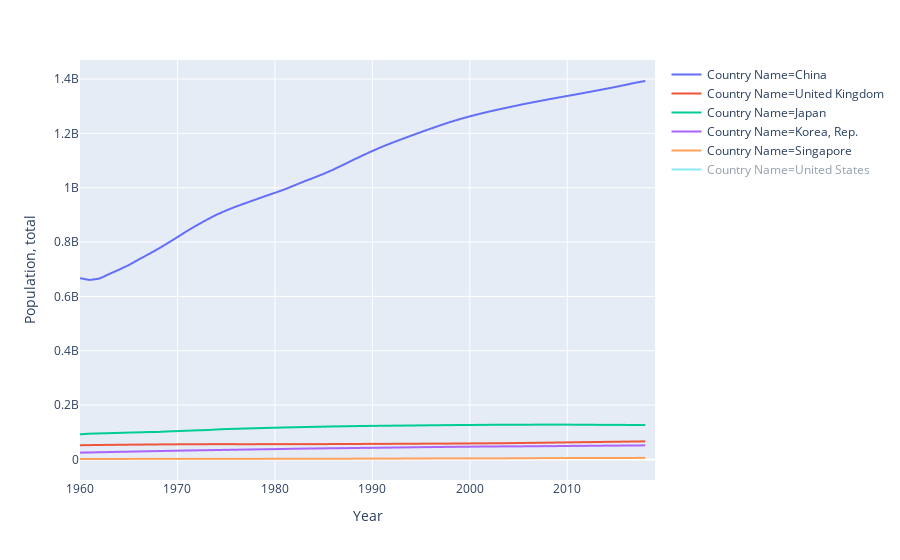

Here is the notebook cell this chart was saved with:
### Code cell
fig = px.line(all_vals, x = 'Year',  y = 'Population, total', color='Country Name')
fig.show()

### Figure 1 — Plotly figure (JSON) as saved in the notebook; plotly's stock layout.template omitted (floating-point values rounded to 4 significant figures; data arrays with more than 128 entries replaced by an {"elided": "..."} marker saying what was removed)
{"data": [{"hoverlabel": {"namelength": 0}, "hovertemplate": "Country Name=China<br>Year=%{x}<br>Population, total=%{y}", "legendgroup": "Country Name=China", "line": {"color": "#636efa", "dash": "solid"}, "mode": "lines", "name": "Country Name=China", "showlegend": true, "type": "scattergl", "visible": true, "x": {"elided": "180 str values"}, "xaxis": "x", "y": {"elided": "180 int values"}, "yaxis": "y"}, {"hoverlabel": {"namelength": 0}, "hovertemplate": "Country Name=United Kingdom<br>Year=%{x}<br>Population, total=%{y}", "legendgroup": "Country Name=United Kingdom", "line": {"color": "#EF553B", "dash": "solid"}, "mode": "lines", "name": "Country Name=United Kingdom", "showlegend": true, "type": "scattergl", "x": {"elided": "180 str values"}, "xaxis": "x", "y": {"elided": "180 int values"}, "yaxis": "y"}, {"hoverlabel": {"namelength": 0}, "hovertemplate": "Country Name=Japan<br>Year=%{x}<br>Population, total=%{y}", "legendgroup": "Country Name=Japan", "line": {"color": "#00cc96", "dash": "solid"}, "mode": "lines", "name": "Country Name=Japan", "showlegend": true, "type": "scattergl", "x": {"elided": "180 str values"}, "xaxis": "x", "y": {"elided": "180 int values"}, "yaxis": "y"}, {"hoverlabel": {"namelength": 0}, "hovertemplate": "Country Name=Korea, Rep.<br>Year=%{x}<br>Population, total=%{y}", "legendgroup": "Country Name=Korea, Rep.", "line": {"color": "#ab63fa", "dash": "solid"}, "mode": "lines", "name": "Country Name=Korea, Rep.", "showlegend": true, "type": "scattergl", "x": {"elided": "180 str values"}, "xaxis": "x", "y": {"elided": "180 int values"}, "yaxis": "y"}, {"hoverlabel": {"namelength": 0}, "hovertemplate": "Country Name=Singapore<br>Year=%{x}<br>Population, total=%{y}", "legendgroup": "Country Name=Singapore", "line": {"color": "#FFA15A", "dash": "solid"}, "mode": "lines", "name": "Country Name=Singapore", "showlegend": true, "type": "scattergl", "x": {"elided": "180 str values"}, "xaxis": "x", "y": {"elided": "180 int values"}, "yaxis": "y"}, {"hoverlabel": {"namelength": 0}, "hovertemplate": "Country Name=United States<br>Year=%{x}<br>Population, total=%{y}", "legendgroup": "Country Name=United States", "line": {"color": "#19d3f3", "dash": "solid"}, "mode": "lines", "name": "Country Name=United States", "showlegend": true, "type": "scattergl", "visible": "legendonly", "x": {"elided": "180 str values"}, "xaxis": "x", "y": {"elided": "180 int values"}, "yaxis": "y"}], "layout": {"autosize": true, "dragmode": "pan", "legend": {"tracegroupgap": 0}, "margin": {"t": 60}, "xaxis": {"anchor": "y", "autorange": true, "domain": [0, 1], "range": [1960, 2019], "title": {"text": "Year"}, "type": "linear"}, "yaxis": {"anchor": "x", "autorange": true, "domain": [0, 1], "range": [-75640000.0, 1470000000.0], "title": {"text": "Population, total"}, "type": "linear"}}}
